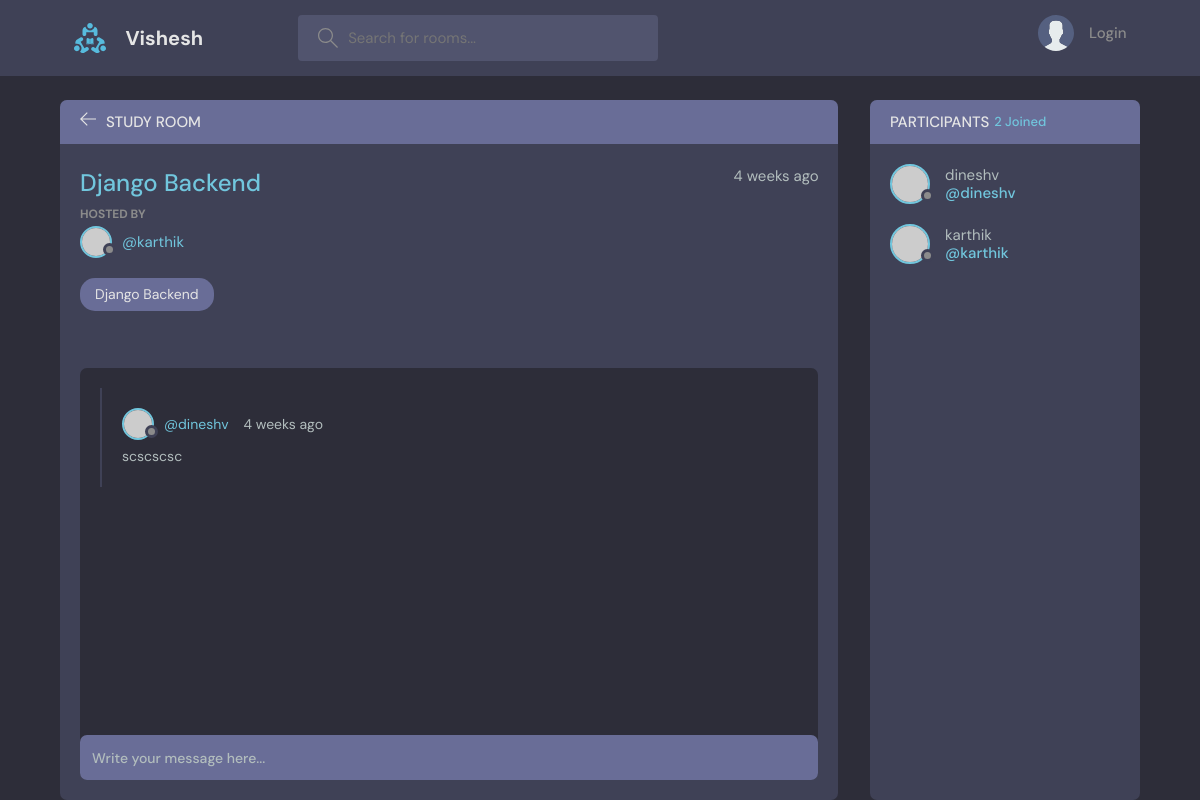
The app's page /space/5/, older data.
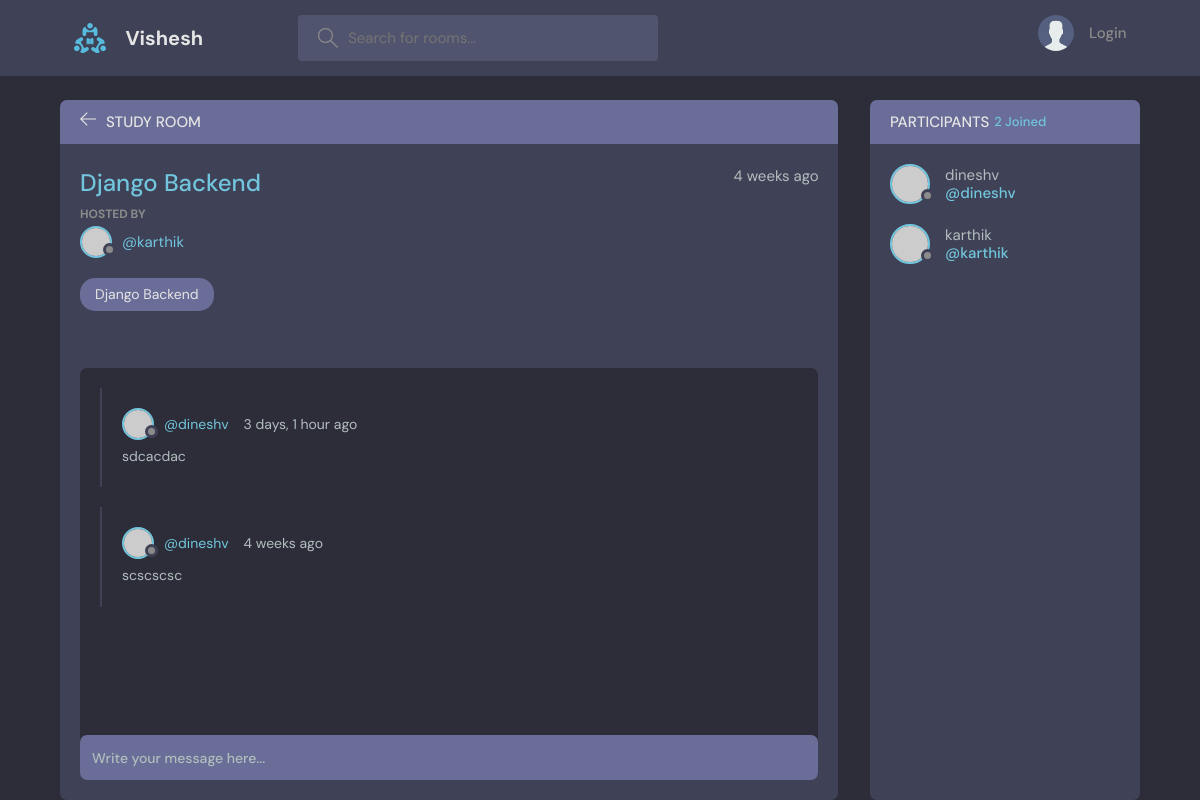
The same page, newer data.
### base/models.py (models this page shows, shortened)
class Communicate(models.Model):
    user = models.ForeignKey(User, on_delete=models.CASCADE)
    space = models.ForeignKey(Space, on_delete=models.CASCADE)
    body = models.TextField()
    updated = models.DateTimeField(auto_now = True)
    created = models.DateTimeField(auto_now_add = True)
    class Meta:
        ordering = ['-updated', '-created']

### base/views.py (the view, shortened to what this page needs)
# urls.py: path('space/<str:pk>/', views.space, name="space"),
def space(request, pk):
 space = Space.objects.get(id=pk)
 space_messages = space.communicate_set.all() # we can query the child object of a specific space
 participants = space.participants.all()
 context = {'space': space, 'space_messages': space_messages, 'participants': participants}
 return render(request, 'base/space.html', context)

### base/models.py (called while the page is built)
    def __str__(self):
        return self.name

### base/templates/base/space.html (shortened to what this page needs)
{% extends 'main.html' %}
{% block content %}
    <main class="profile-page layout layout--2">
      <div class="container">
        <div class="room">
          <div class="room__top">
            <div class="room__topLeft">
              <a href="{ url 'home' }">
                <svg version="1.1" xmlns="http://www.w3.org/2000/svg" width="32" height="32" viewBox="0 0 32 32">
                  <title>arrow-left</title>
                  <path
                    d="M13.723 2.286l-13.723 13.714 13.719 13.714 1.616-1.611-10.96-10.96h27.625v-2.286h-27.625l10.965-10.965-1.616-1.607z"
                  ></path>
                </svg>
              </a>
              <h3>Study Room</h3>
            </div>
          </div>
          <div class="room__box scroll">
            <div class="room__header scroll">
              <div class="room__info">
                <h3>{{space.heading}}</h3>
                <span>{{space.created|timesince}} ago</span>
              </div>
              <div class="room__hosted">
                <p>Hosted By</p>
                <a href="{% url 'user-profile' space.host.id %}" class="room__author">
                  <div class="avatar avatar--small">
                    <img src="https://randomuser.me/api/portraits/men/37.jpg" />
                  </div>
                  <span>@{{space.host.username}}</span>
                </a>
              </div>
              <span class="room__topics">{{space.heading}}</span>
            </div>
            <div class="room__conversation">
              <div class="threads scroll">
                {% for message in space_messages %}
                <div class="thread">
                  <div class="thread__top">
                    <div class="thread__author">
                      <a href="{% url 'user-profile' message.user.id %}" class="thread__authorInfo">
                        <div class="avatar avatar--small">
                          <img src="https://randomuser.me/api/portraits/men/37.jpg" />
                        </div>
                        <span>@{{message.user.username}}</span>
                      </a>
                      <span class="thread__date">{{message.created|timesince}} ago</span>
                    </div>
                  </div>
                  <div class="thread__details">
                    {{message.body}}
                  </div>
                </div>
                {% endfor %}
              </div>
            </div>
          </div>
          <div class="room__message">
            <form action="#"><input name="" placeholder="Write your message here..." /></form>
          </div>
        </div>
        <div class="participants">
          <h3 class="participants__top">Participants <span>{{participants.count}} Joined</span></h3>
          <div class="participants__list scroll">
            {% for user in participants %}
            <a href="{% url 'user-profile' user.id %}" class="participant">
              <div class="avatar avatar--medium">
                <img src="https://randomuser.me/api/portraits/men/37.jpg" />
              </div>
              <p>
                {{user.username}}
                <span>@{{user.username}}</span>
              </p>
            </a>
            {% endfor %}
          </div>
        </div>
      </div>
    </main>
{% endblock content %}

Row changes from the older to the newer data that the page shows:
added Communicate: user.username "dineshv", created "3 days, 1 hour", body "sdcacdac"
